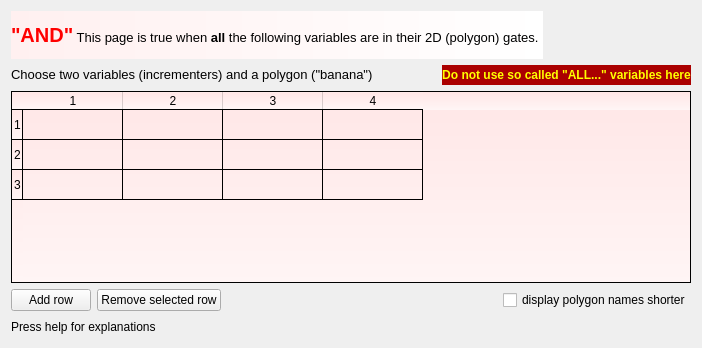
  <widget class="QWizardPage" name="wizardPage_AND_bananas">
   <layout class="QVBoxLayout" name="verticalLayout_12">
    <item>
     <layout class="QHBoxLayout" name="horizontalLayout_7">
      <item>
       <widget class="QLabel" name="textLabel1_7">
        <property name="font">
         <font>
          <pointsize>10</pointsize>
         </font>
        </property>
        <property name="styleSheet">
         <string notr="true">background-color: qlineargradient(spread:pad, x1:0, y1:0, x2:1, y2:0, stop:0 rgba(255, 240, 240, 255), stop:1 rgba(255, 255, 255, 255));</string>
        </property>
        <property name="text">
         <string>&lt;b&gt;&lt;font color=&quot;#ff0000&quot; size=&quot;+2&quot;&gt;&quot;AND&quot;&lt;/font&gt;&lt;/b&gt; This page is true when &lt;b&gt;all&lt;/b&gt; the following variables are in their 2D (polygon) gates.  </string>
        </property>
        <property name="wordWrap">
         <bool>false</bool>
        </property>
       </widget>
      </item>
      <item>
       <spacer name="horizontalSpacer_6">
        <property name="orientation">
         <enum>Qt::Horizontal</enum>
        </property>
        <property name="sizeHint" stdset="0">
         <size>
          <width>40</width>
          <height>20</height>
         </size>
        </property>
       </spacer>
      </item>
      <item>
       <layout class="QHBoxLayout" name="horizontalLayout_6">
        <item>
         <widget class="QLabel" name="pixmapLabel1_3">
          <property name="sizePolicy">
           <sizepolicy hsizetype="Maximum" vsizetype="Maximum">
            <horstretch>0</horstretch>
            <verstretch>0</verstretch>
           </sizepolicy>
          </property>
          <property name="minimumSize">
           <size>
            <width>48</width>
            <height>48</height>
           </size>
          </property>
          <property name="pixmap">
           <pixmap resource="greware_icons.qrc">:/images/images/fence.png</pixmap>
          </property>
          <property name="scaledContents">
           <bool>true</bool>
          </property>
          <property name="wordWrap">
           <bool>false</bool>
          </property>
         </widget>
        </item>
        <item>
         <widget class="QLabel" name="pixmapLabel1_4">
          <property name="sizePolicy">
           <sizepolicy hsizetype="Maximum" vsizetype="Maximum">
            <horstretch>0</horstretch>
            <verstretch>0</verstretch>
           </sizepolicy>
          </property>
          <property name="minimumSize">
           <size>
            <width>48</width>
            <height>48</height>
           </size>
          </property>
          <property name="pixmap">
           <pixmap resource="greware_icons.qrc">:/images/images/bananas.png</pixmap>
          </property>
          <property name="scaledContents">
           <bool>true</bool>
          </property>
          <property name="wordWrap">
           <bool>false</bool>
          </property>
         </widget>
        </item>
       </layout>
      </item>
     </layout>
    </item>
    <item>
     <layout class="QHBoxLayout" name="horizontalLayout_11">
      <item>
       <widget class="QLabel" name="textLabel2_3">
        <property name="font">
         <font>
          <pointsize>10</pointsize>
         </font>
        </property>
        <property name="text">
         <string>&lt;html&gt;&lt;head/&gt;&lt;body&gt;&lt;p&gt;Choose two variables (incrementers)  and  a polygon (&amp;quot;banana&amp;quot;)&lt;/p&gt;&lt;/body&gt;&lt;/html&gt;</string>
        </property>
        <property name="wordWrap">
         <bool>false</bool>
        </property>
       </widget>
      </item>
      <item>
       <spacer name="horizontalSpacer_8">
        <property name="orientation">
         <enum>Qt::Horizontal</enum>
        </property>
        <property name="sizeHint" stdset="0">
         <size>
          <width>40</width>
          <height>20</height>
         </size>
        </property>
       </spacer>
      </item>
      <item>
       <widget class="QLabel" name="textLabel1_5_2_2">
        <property name="font">
         <font>
          <pointsize>9</pointsize>
         </font>
        </property>
        <property name="styleSheet">
         <string notr="true">background-color: rgb(170, 0, 0);
color: rgb(255, 255, 0);</string>
        </property>
        <property name="text">
         <string>&lt;b&gt;Do not use so called &quot;ALL...&quot; variables here&lt;/b&gt;</string>
        </property>
        <property name="alignment">
         <set>Qt::AlignCenter</set>
        </property>
        <property name="wordWrap">
         <bool>false</bool>
        </property>
       </widget>
      </item>
     </layout>
    </item>
    <item>
     <widget class="QTableWidget" name="table_2D_AND_gates">
      <property name="font">
       <font>
        <pointsize>9</pointsize>
       </font>
      </property>
      <property name="styleSheet">
       <string notr="true">
background-color: qlineargradient(spread:pad, x1:0, y1:0, x2:0, y2:1, stop:0 rgba(255, 230, 230, 255), stop:1 rgba(255, 245, 245, 255));</string>
      </property>
      <property name="rowCount">
       <number>3</number>
      </property>
      <property name="columnCount">
       <number>4</number>
      </property>
      <row/>
      <row/>
      <row/>
      <column/>
      <column/>
      <column/>
      <column/>
     </widget>
    </item>
    <item>
     <layout class="QHBoxLayout" name="horizontalLayout_8">
      <item>
       <widget class="QPushButton" name="pushButton_add_2D_AND_item">
        <property name="text">
         <string>Add row</string>
        </property>
        <property name="icon">
         <iconset resource="greware_icons.qrc">
          <normaloff>:/images/images/add_document.png</normaloff>:/images/images/add_document.png</iconset>
        </property>
        <property name="iconSize">
         <size>
          <width>23</width>
          <height>23</height>
         </size>
        </property>
       </widget>
      </item>
      <item>
       <widget class="QPushButton" name="pushButton_remove_2D_AND_row">
        <property name="text">
         <string>Remove selected row</string>
        </property>
        <property name="icon">
         <iconset resource="greware_icons.qrc">
          <normaloff>:/images/images/remove_document.png</normaloff>:/images/images/remove_document.png</iconset>
        </property>
        <property name="iconSize">
         <size>
          <width>23</width>
          <height>23</height>
         </size>
        </property>
       </widget>
      </item>
      <item>
       <spacer name="spacer8">
        <property name="orientation">
         <enum>Qt::Horizontal</enum>
        </property>
        <property name="sizeType">
         <enum>QSizePolicy::Expanding</enum>
        </property>
        <property name="sizeHint" stdset="0">
         <size>
          <width>158</width>
          <height>20</height>
         </size>
        </property>
       </spacer>
      </item>
      <item>
       <widget class="QCheckBox" name="checkBox_short_polygon_names_AND">
        <property name="text">
         <string>display polygon names shorter</string>
        </property>
       </widget>
      </item>
     </layout>
    </item>
    <item>
     <layout class="QHBoxLayout" name="_6">
      <item>
       <widget class="QLabel" name="textLabel2_2">
        <property name="text">
         <string>Press help for explanations</string>
        </property>
        <property name="wordWrap">
         <bool>false</bool>
        </property>
       </widget>
      </item>
      <item>
       <spacer name="spacer51_2">
        <property name="orientation">
         <enum>Qt::Horizontal</enum>
        </property>
        <property name="sizeType">
         <enum>QSizePolicy::Expanding</enum>
        </property>
        <property name="sizeHint" stdset="0">
         <size>
          <width>310</width>
          <height>20</height>
         </size>
        </property>
       </spacer>
      </item>
     </layout>
    </item>
   </layout>
  </widget>
